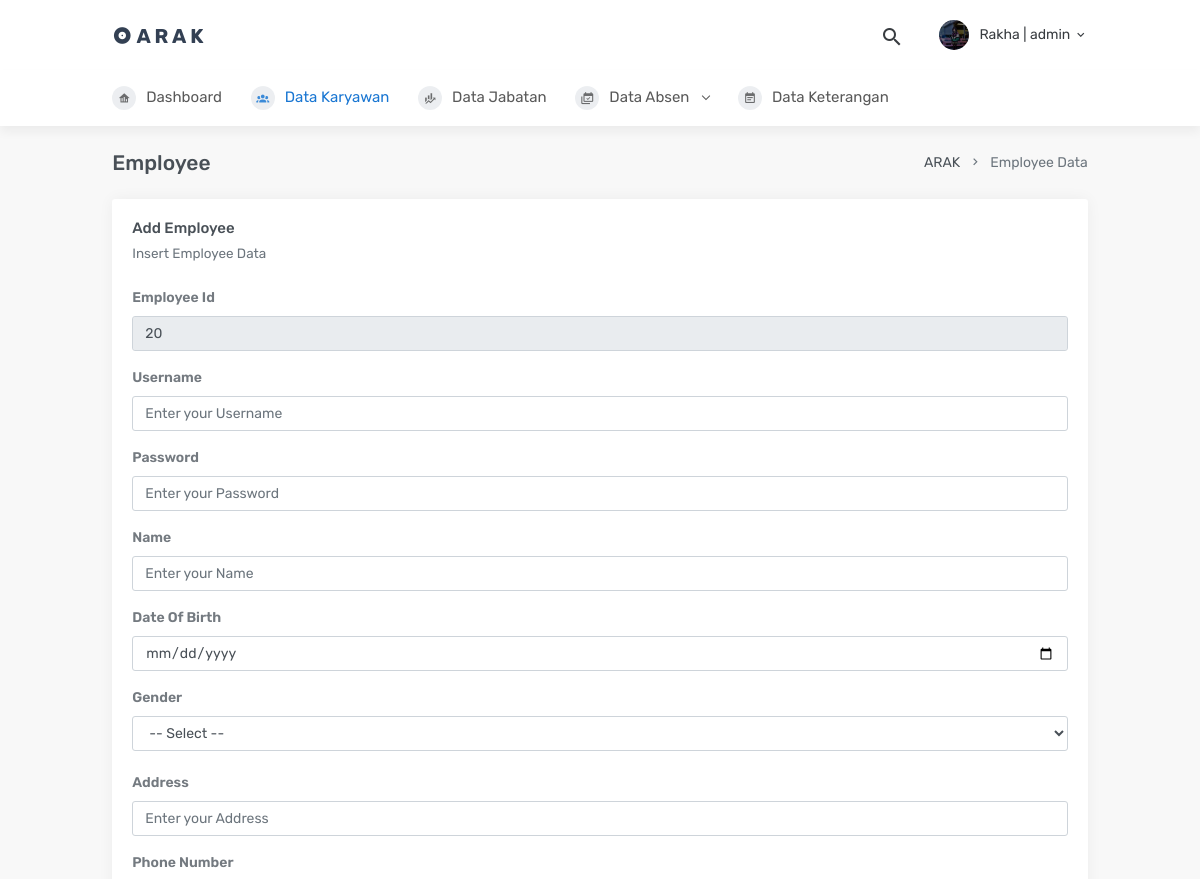
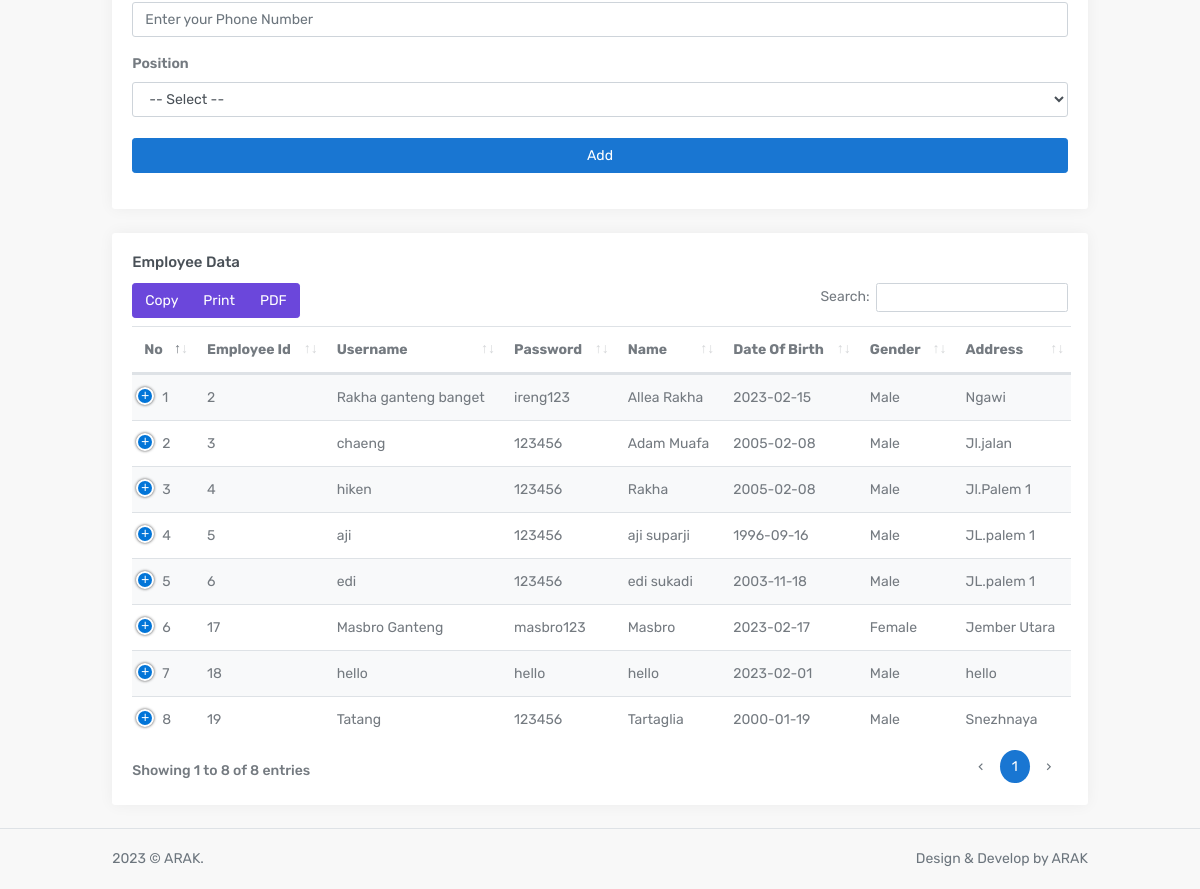
Page /add/addkaryawan.php (signed in) on the committed database (2 pictures, top to bottom).
### tables this page shows
CREATE TABLE `karyawan` (
  `id_karyawan` int NOT NULL,
  `username` varchar(50) NOT NULL,
  `password` varchar(50) NOT NULL,
  `nama` varchar(50) NOT NULL,
  `tgl_lhr` date NOT NULL,
  `jenkel` varchar(50) NOT NULL,
  `alamat` varchar(100) NOT NULL,
  `no_tel` varchar(50) NOT NULL,
  `jabatan` varchar(50) NOT NULL,
  `level` enum('admin','karyawan') NOT NULL
);

### add/addkaryawan.php (the view, shortened to what this page needs)
<!DOCTYPE html>
<html lang="en">
<?php
        $username = $_SESSION['username'];
        $level = $_SESSION['level'];
    ?>
    <head>
        <link href="../template/Admin/horizontal/assets/css/bootstrap.min.css" rel="stylesheet" type="text/css" />
        <link href="../template/Admin/horizontal/assets/css/icons.min.css" rel="stylesheet" type="text/css" />
        <link href="../template/Admin/horizontal/assets/css/theme.min.css" rel="stylesheet" type="text/css" />
        <link href="../template/Admin/plugins/datatables/dataTables.bootstrap4.css" rel="stylesheet" type="text/css" />
        <link href="../template/Admin/plugins/datatables/responsive.bootstrap4.css" rel="stylesheet" type="text/css" />
        <link href="../template/Admin/plugins/datatables/buttons.bootstrap4.css" rel="stylesheet" type="text/css" />
        <link href="../template/Admin/plugins/datatables/select.bootstrap4.css" rel="stylesheet" type="text/css" />
    </head>
<body>
        <div id="layout-wrapper">
            <div class="main-content">
                <header id="page-topbar">
                    <div class="navbar-header">
                        <div class="navbar-brand-box d-flex align-items-left">
                            <a href="index.html" class="logo">
                                <i class="mdi mdi-album"></i>
                                <span>
                                    A R A K
                                </span>
                            </a>
                        </div>
                        <div class="d-flex align-items-center">
                            <div class="dropdown d-inline-block ml-2">
                                <button type="button" class="btn header-item noti-icon waves-effect waves-light" id="page-header-search-dropdown"
                                    data-toggle="dropdown" aria-haspopup="true" aria-expanded="false">
                                    <i class="mdi mdi-magnify"></i>
                                </button>
                            </div>
                            <div class="dropdown d-inline-block ml-2">
                                <button type="button" class="btn header-item waves-effect waves-light"
                                    data-toggle="dropdown" aria-haspopup="true" aria-expanded="false">
                                    <img class="rounded-circle header-profile-user" src="../img/1.jpg"
                                        alt="Header Avatar">
                                    <span class="d-none d-sm-inline-block ml-1"><?php  echo $username.' | '. $level;?></span>
                                    <i class="mdi mdi-chevron-down d-none d-sm-inline-block"></i>
                                </button>
                            </div>
                        </div>
                    </div>
                </header>
                <div class="topnav">
                    <div class="container-fluid">
                        <nav class="navbar navbar-light navbar-expand-lg topnav-menu">
                            <div class="collapse navbar-collapse" id="topnav-menu-content">
                                <ul class="navbar-nav">
                                <li class="nav-item">
                                        <a class="nav-link" href="../page/dashboard.php">
                                            <i class="mdi mdi-home-analytics"></i>Dashboard
                                        </a>
                                    </li>
                                    <li class="nav-item dropdown">
                                        <a class="nav-link active" href="../add/addkaryawan.php" aria-haspopup="true" aria-expanded="false">
                                            <i class="mdi mdi-account-group"></i>Data Karyawan
                                        </a>
                                    </li>
                                    <li class="nav-item dropdown">
                                        <a class="nav-link" href="../add/addjabatan.php" aria-haspopup="true" aria-expanded="false">
                                            <i class="mdi mdi-finance"></i>Data Jabatan
                                        </a>
                                    </li>
                                    <li class="nav-item dropdown">
                                        <a class="nav-link dropdown-toggle arrow-none" href="addabsen.php" id="topnav-pages" role="button" data-toggle="dropdown" aria-haspopup="true" aria-expanded="false">
                                            <i class="mdi mdi-calendar-multiple-check"></i>Data Absen <div class="arrow-down"></div>
                                        </a>
                                    </li>
                                    <li class="nav-item dropdown">
                                        <a class="nav-link" href="#" aria-haspopup="true" aria-expanded="false">
                                            <i class="mdi mdi-calendar-text"></i>Data Keterangan
                                        </a>
                                    </li>
                                </ul>
                            </div>
                        </nav>
                    </div>
                </div>
                <div class="page-content">
                    <div class="container-fluid">
                        <div class="row">
                            <div class="col-12">
                                <div class="page-title-box d-flex align-items-center justify-content-between">
                                    <h4 class="mb-0 font-size-100">Employee</h4>
                                    <div class="page-title-right">
                                        <ol class="breadcrumb m-0">
                                            <li class="breadcrumb-item"><a href="javascript: void(0);">ARAK</a></li>
                                            <li class="breadcrumb-item active">Employee Data</li>
                                        </ol>
                                    </div>
                                </div>
                            </div>
                        </div>
                        <div class="card">
                        <?php
                            include_once("../Configure/connection.php");
                            $maxid = mysqli_query($db,"select max(id_karyawan) as 'idkaryawan1' from karyawan");
                            while($result1 = mysqli_fetch_array($maxid)){
                                $idterakhir  = $result1['idkaryawan1'];
                                $tambahid = $idterakhir+1;
                        }
                        ?>
                                    <div class="card-body">
                                        <h4 class="card-title">Add Employee</h4>
                                        <p class="card-subtitle mb-4">Insert Employee Data</p>
                                        <form method="POST" action="addkaryawan.php">
                                        <div class="form-group" method="POST">
                                        <form>
                                            <div class="form-group">
                                                <label>Employee Id</label>
                                                <input type="text" class="form-control" value="<?php echo $tambahid?>" name="idkaryawan" readonly>
                                            </div>
                                            <div class="form-group">
                                                <label>Username</label>
                                                <input type="text" class="form-control" placeholder="Enter your Username" name="username" required>
                                            </div>
                                            <div class="form-group">
                                                <label>Password</label>
                                                <input type="password" class="form-control" placeholder="Enter your Password" name="password" required>
                                            </div>
                                            <div class="form-group">
                                                <label>Name</label>
                                                <input type="text" pattern="[A-Za-z]{3}" class="form-control" placeholder="Enter your Name" name="nama" required>
                                            </div>
                                            <div class="form-group">
                                                <label>Date Of Birth</label>
                                                <input type="date" class="form-control" placeholder="Enter your Date Of Birth" name="tanggallahir" required>
                                            </div>
                                            <label>Gender</label>
                                            <select class="form-control" data-toggle="select2">
                                                <option>-- Select --</option>
                                            </select>
                                            <br>
                                            <div class="form-group">
                                                <label>Address</label>
                                                <input type="text" class="form-control" placeholder="Enter your Address" name="address" required>
                                            </div>
                                            <div class="form-group">
                                                <label>Phone Number</label>
                                                <input type="number" class="form-control" placeholder="Enter your Phone Number" name="notelp" required>
                                            </div>
                                            <label>Position</label>
                                            <select class="form-control" data-toggle="select2">
                                                <option>-- Select --</option>
                                            </select>
                                            <br>
                                            <input class="btn btn-primary btn-block" type="submit" value="Add" name="addkaryawan">
                                        </form>
                                        </form>
                                    </div>
                                </div>
                        </div>
                    <div class="row">
                    <div class="col-12">
                        <div class="card">
                            <div class="card-body">
                                <h4 class="card-title">Employee Data</h4>
                                <table id="datatable-buttons" class="table table-striped dt-responsive nowrap">
                                    <thead>
                                        <tr>
                                            <th>No</th>
                                            <th>Employee Id</th>
                                            <th>Username</th>
                                            <th>Password</th>
                                            <th>Name</th>
                                            <th>Date Of Birth</th>
                                            <th>Gender</th>
                                            <th>Address</th>
                                        </tr>
                                    </thead>
                                    <tbody>
                                    <?php
                                    include_once("../Configure/connection.php");
                                    $i = 0;
                                    $result = mysqli_query($db, "select * from karyawan");
                                    while($datakaryawan = mysqli_fetch_array($result)) {
                                    $i++;
                                    ?>
                                        <tr>
                                            <td><?php echo $i;?></td>
                                            <td><?php echo $datakaryawan['id_karyawan'];?></td>
                                            <td><?php echo $datakaryawan['username'];?></td>
                                            <td><?php echo $datakaryawan['password'];?></td>
                                            <td><?php echo $datakaryawan['nama'];?></td>
                                            <td><?php echo $datakaryawan['tgl_lhr'];?></td>
                                            <td><?php echo $datakaryawan['jenkel'];?></td>
                                            <td><?php echo $datakaryawan['alamat'];?></td>
                                        </tr>
                                                </div>
                                            </div>
                                    <?php
                                        }
                                    ?>
                <footer class="footer">
                    <div class="container-fluid">
                        <div class="row">
                            <div class="col-md-6">
                                <div class="text-center text-lg-left">
                                    2023 © ARAK.
                                </div>
                            </div>
                            <div class="col-md-6">
                                <div class="text-right d-none d-lg-block">
                                    Design & Develop by ARAK
                                </div>
                            </div>
                        </div>
                    </div>
                </footer>
    </body>
</html>

### rows in the picture
karyawan: id_karyawan "2", username "Rakha ganteng banget", password "ireng123", nama "Allea Rakha", tgl_lhr "2023-02-15", jenkel "Male", alamat "Ngawi"
karyawan: id_karyawan "3", username "chaeng", password "123456", nama "Adam Muafa", tgl_lhr "2005-02-08", jenkel "Male", alamat "Jl.jalan"
karyawan: id_karyawan "4", username "hiken", password "123456", nama "Rakha", tgl_lhr "2005-02-08", jenkel "Male", alamat "Jl.Palem 1"
karyawan: id_karyawan "5", username "aji", password "123456", nama "aji suparji", tgl_lhr "1996-09-16", jenkel "Male", alamat "JL.palem 1"
karyawan: id_karyawan "6", username "edi", password "123456", nama "edi sukadi", tgl_lhr "2003-11-18", jenkel "Male", alamat "JL.palem 1"
karyawan: id_karyawan "17", username "Masbro Ganteng", password "masbro123", nama "Masbro", tgl_lhr "2023-02-17", jenkel "Female", alamat "Jember Utara"
karyawan: id_karyawan "18", username "hello", password "hello", nama "hello", tgl_lhr "2023-02-01", jenkel "Male", alamat "hello"
karyawan: id_karyawan "19", username "Tatang", password "123456", nama "Tartaglia", tgl_lhr "2000-01-19", jenkel "Male", alamat "Snezhnaya"

### other values in the picture
$username "Rakha"
$level "admin"
